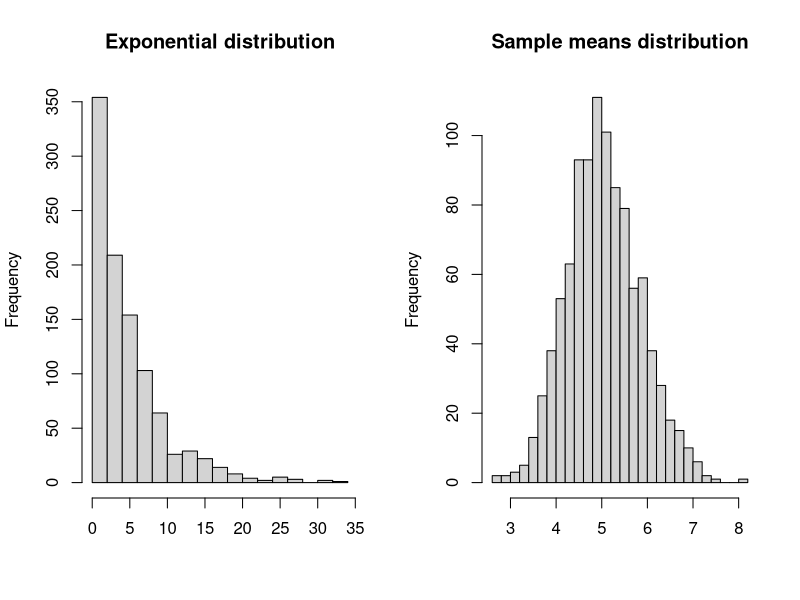
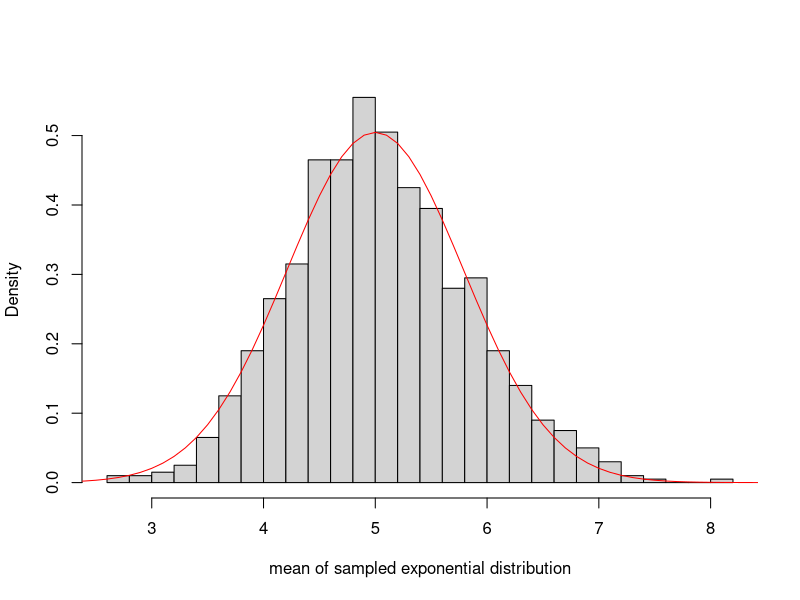
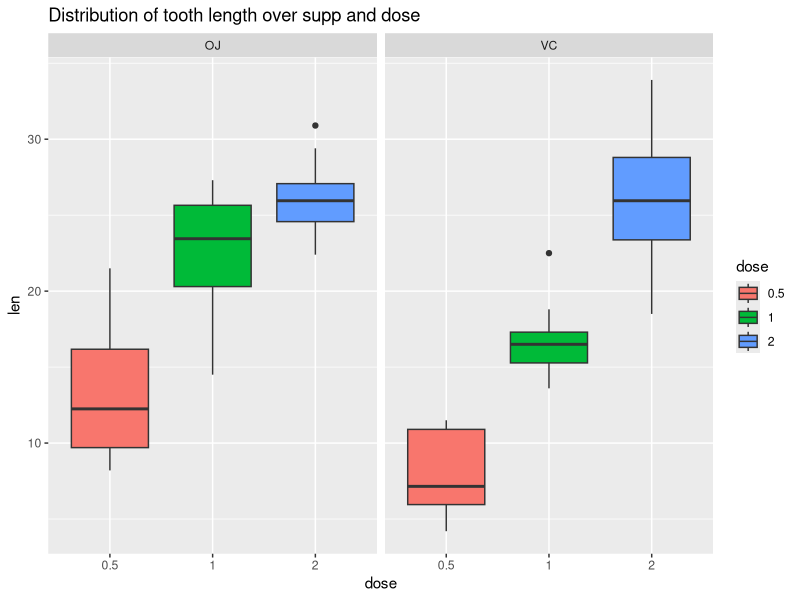

The R script that drew these images, in order:
## ---- chunk 1
knitr::opts_chunk$set(echo = TRUE, cache=TRUE)
## ---- chunk 2
lambda <- 0.2
n_trial <- 40
n <- 1000
## ---- chunk 3
meanExp <- 1/lambda
sdExp <- (1/lambda)/sqrt(n_trial)
meanExp; sdExp
## ---- chunk 4
set.seed(333)
mns = NULL
for (i in 1 : n) mns = c(mns, mean(rexp(n_trial, lambda)))
meanSample <- mean(mns)
sdSample <- sd(mns)
meanSample; sdSample
## ---- chunk 5
varExp <- sdExp^2
varSample <- var(mns)
varExp; varSample
## ---- chunk 6
par(mfrow=c(1,2))
hist(rexp(n, lambda), breaks=20, main="Exponential distribution", xlab="")
hist(mns, breaks=20, main="Sample means distribution", xlab="")
## ---- chunk 7
par(mfrow=c(1,1))
hist(mns, freq=FALSE, breaks=20, main=NULL, xlab = "mean of sampled exponential distribution")
curve(dnorm(x,mean=meanExp,sd=sdExp),from=0, to=10, col='red',add=T) 
## ---- chunk 8
dataTG <- (ToothGrowth)
dim(dataTG)
summary(dataTG)
str(dataTG)
head(dataTG)
table(dataTG$supp,dataTG$dose)
## ---- chunk 9
library(ggplot2)
dataTG$dose <- as.factor(dataTG$dose)
g <- ggplot(dataTG, aes(x=dose, y=len, fill=dose))
g <- g + geom_boxplot()
g <- g + facet_grid(.~supp)
g <- g + ggtitle("Distribution of tooth length over supp and dose")
g
## ---- chunk 10
gOJ <- dataTG[dataTG$supp == "OJ",]
gVC <- dataTG[dataTG$supp == "VC",]
t.test(gOJ$len, gVC$len, paired = FALSE)
## ---- chunk 11
gOJ05 <- gOJ[gOJ$dose == 0.5,]
gOJ10 <- gOJ[gOJ$dose == 1.0,]
gOJ20 <- gOJ[gOJ$dose == 2.0,]
## ---- chunk 12
t.test(gOJ05$len, gOJ10$len, paired = FALSE)
## ---- chunk 13
t.test(gOJ10$len, gOJ20$len, paired = FALSE)
## ---- chunk 14
t.test(gOJ05$len, gOJ20$len, paired = FALSE)
## ---- chunk 15
gVC05 <- gVC[gVC$dose == 0.5,]
gVC10 <- gVC[gVC$dose == 1.0,]
gVC20 <- gVC[gVC$dose == 2.0,]
## ---- chunk 16
t.test(gVC05$len, gVC10$len, paired = FALSE)
## ---- chunk 17
t.test(gVC10$len, gVC20$len, paired = FALSE)
## ---- chunk 18
t.test(gVC05$len, gVC20$len, paired = FALSE)
